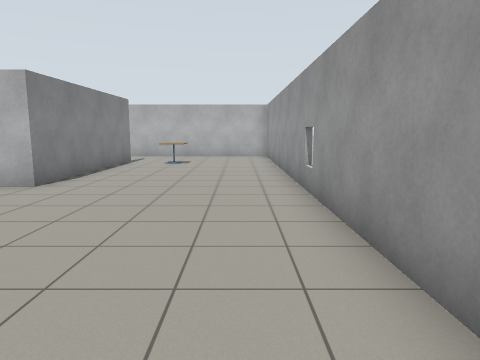
View 1 (above)

13 first-person views from a walk through a Gazebo world. The camera is 1.2 m above the floor, tilts 8° down and sees 70° across. The floor is counted in squares, 1 m on a side. Each view is taken from the middle of a square. On the plan, view 1 faces up. The plan holds only what a view shows up to about 14 squares ahead; the rest is blank.

View 2
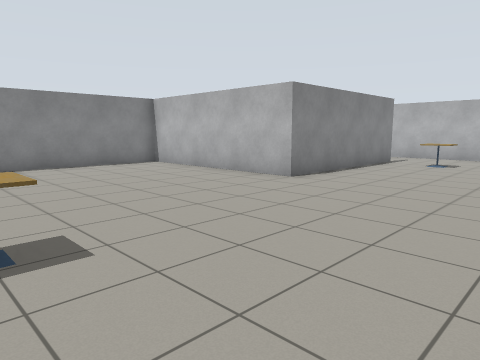

View 3
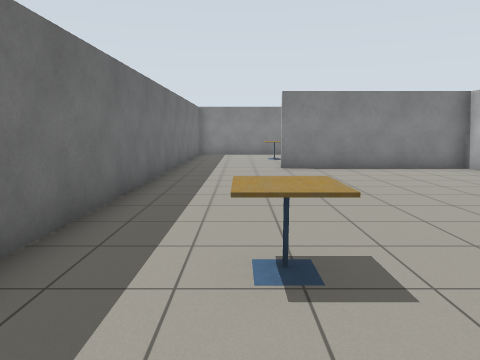

View 4
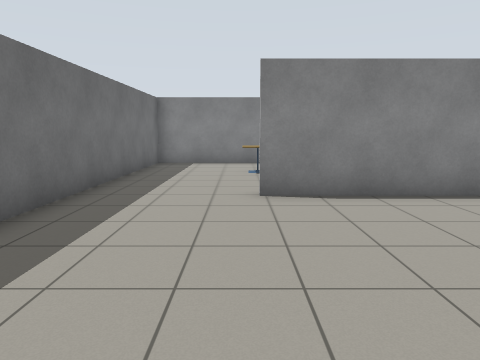

View 5
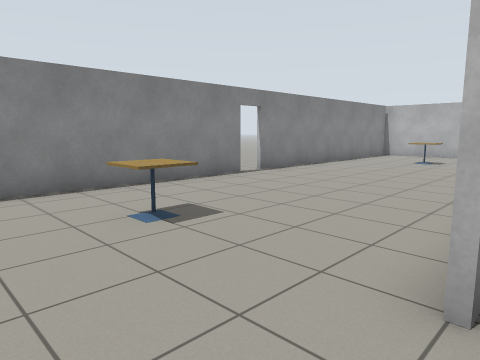

View 6
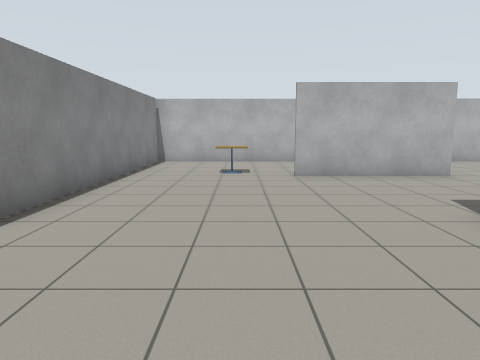

View 7
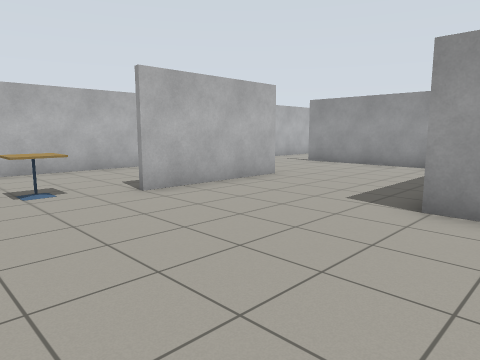

View 8
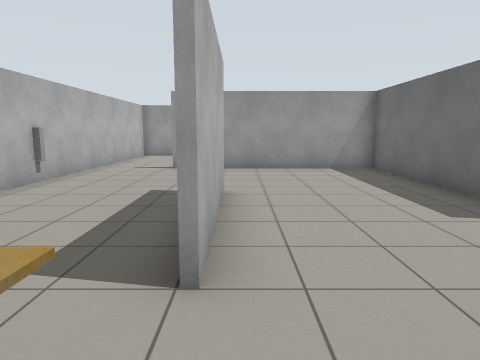

View 9
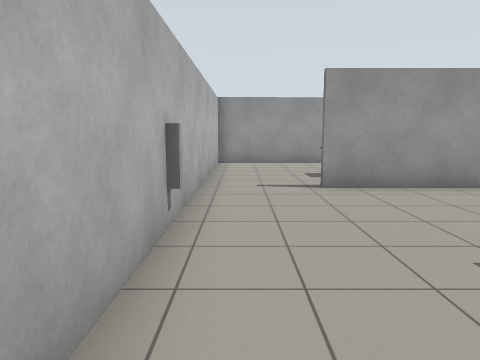

View 10
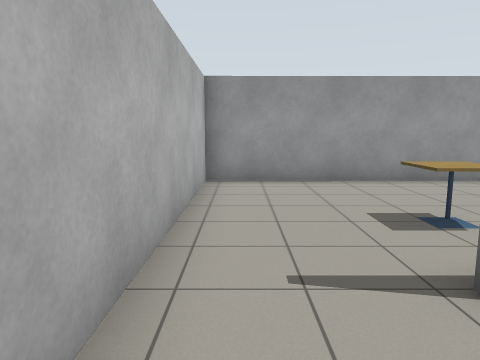

View 11
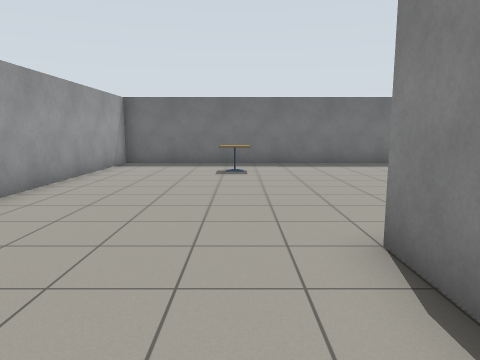

View 12
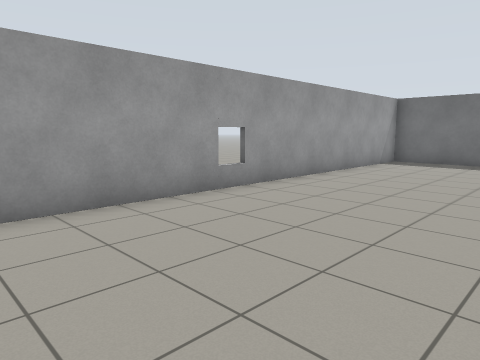

View 13
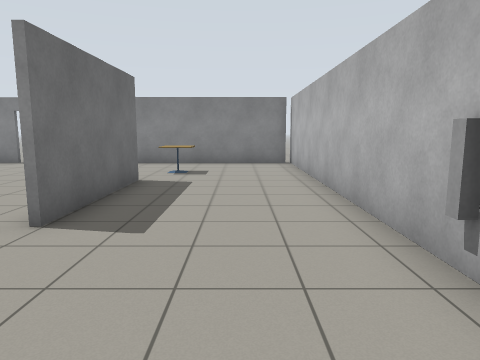

### Floor plan
Points are (right, up) in squares from view 1. A wall is a line through its corners. A room is listed if a view was taken in it or the views show most of it. See-through windows are left out.
Room 1 (views 1, 2, 3, 4, 5, 6, 7, 8, 9, 10, 11, 12, 13)
walls: (-9.9, 7.6) (-4.7, 7.6) (-4.7, 14.2); (-11.5, 6.9) (-11.5, 7.6); (-9.1, 12.3) (-13.5, 12.3); (-13.5, 12.5) (-9.1, 12.5); (-4.5, 14.3) (-4.5, 7.5) (-11.4, 7.5) (-11.4, 1.4); (-18.3, 6.4) (-18.4, -2.2) (1.4, -2.3) (1.3, 16.8) (-18.6, 17); (-18.3, 16.8) (-18.3, 7.2)
ways out: open door at (-18, 7)
objects: cafe table (-15, 1) to (-15, 2); cafe table (-15, 13); cafe table (-3, 0) to (-3, 1); cafe table (-3, 13) to (-2, 13)

Positions as (right, up) in squares from view 1, and headings:
1: (0, 0), facing up
2: (1, 0), facing up-left
3: (0, 0), facing left
4: (-5, 1), facing left
5: (-11, -1), facing up-left
6: (-15, 3), facing up
7: (-17, 6), facing up-right
8: (-16, 12), facing right
9: (-12, 16), facing right
10: (-7, 16), facing right
11: (-3, 11), facing down
12: (-4, 12), facing down-right
13: (-5, 15), facing left
